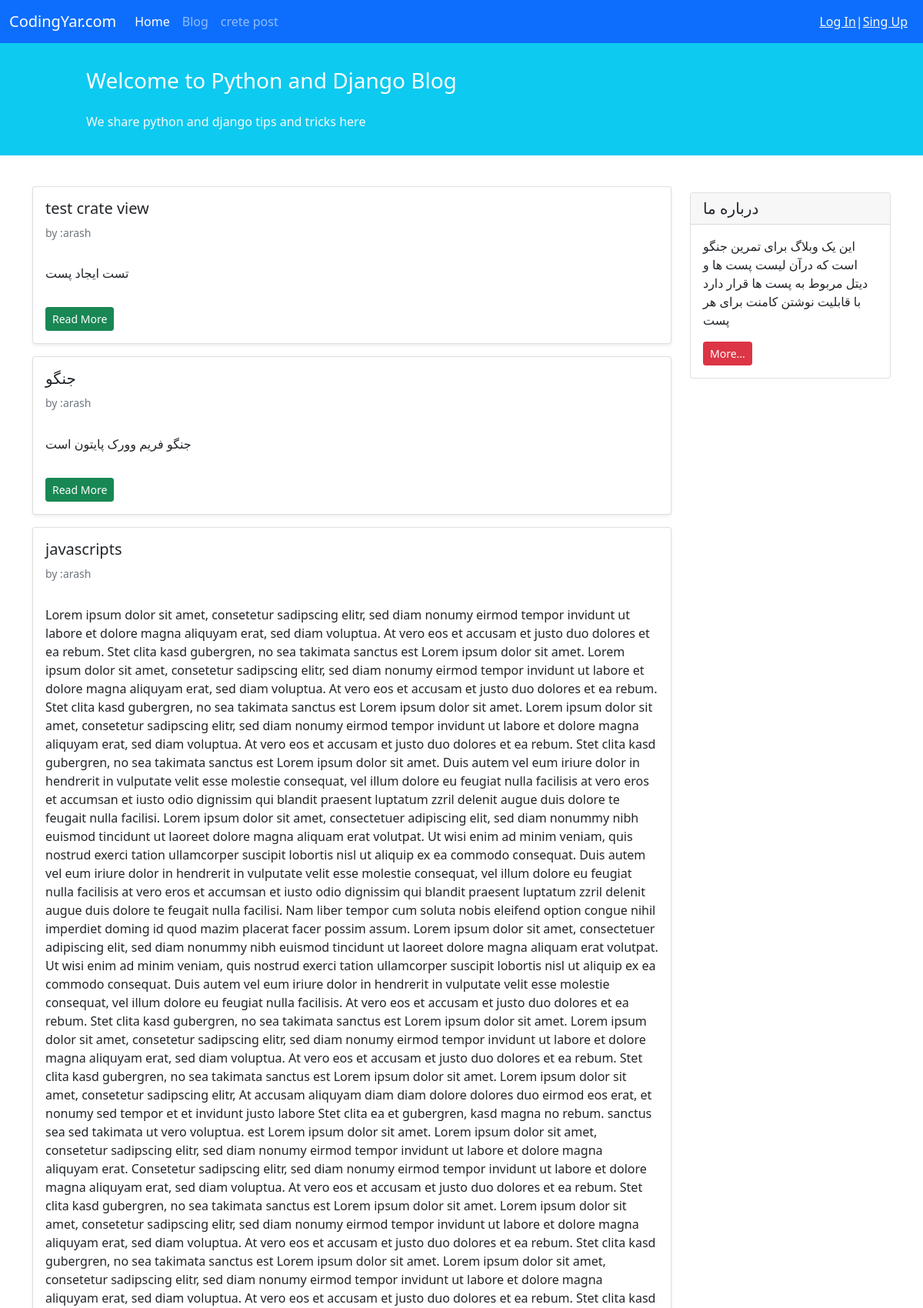
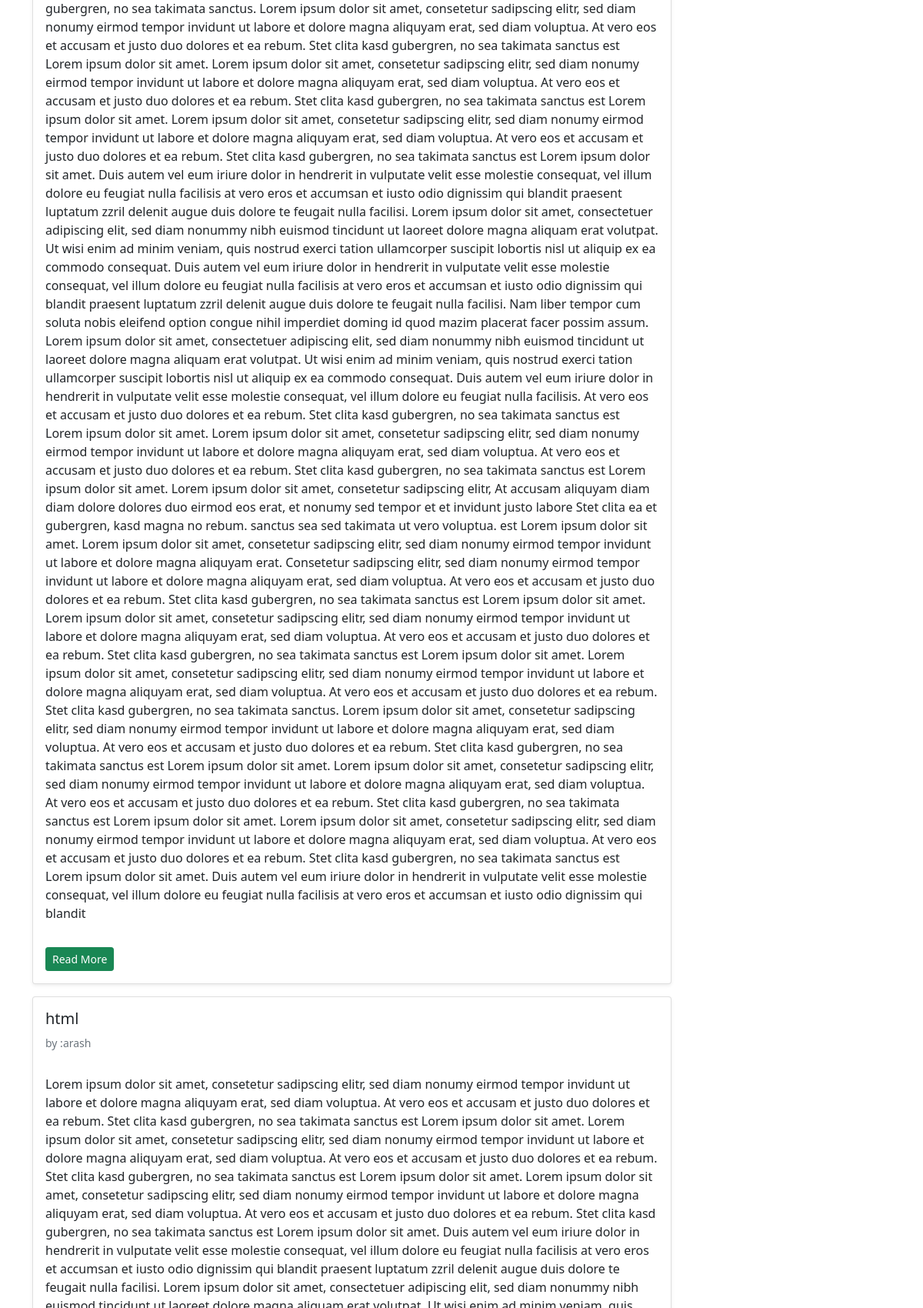
Screenshot of /blog/ (upper part) with the database file from the repository (2 pictures, top to bottom).
### blog/models.py (models this page shows, shortened)
class Post (models.Model):
    STATUS_CHOICE = (
        ('pub', 'published'),
        ('drf', 'draft'),
    )
    title = models.CharField(max_length=100)
    text = models.TextField()
    date_time_create = models.TimeField(auto_now_add=True)
    date_time_modified = models.TimeField(auto_now=True)
    status = models.CharField(choices=STATUS_CHOICE, max_length=3)
    author = models.ForeignKey('auth.User', on_delete=models.CASCADE)

### blog/views.py (the view)
# urls.py: path('', views.PostListViews.as_view(), name='post_list'),
class PostListViews(generic.ListView):
    template_name = 'blog/post_list.html'
    context_object_name = 'post_list'
    def get_queryset(self):
        return Post.objects.filter(status='pub').order_by('-date_time_modified')

### blog/templates/blog/post_list.html (shortened to what this page needs)
{% extends '_base.html' %}
{% block content %}
        <div class="container mt-4">
            <div class="row">
                <div class="col-9">
                    {% for post in post_list %}
                    <div class="card shadow-sm my-3">
                        <div class="card-body">
                            <h5 class="card-title">{{ post.title }}</h5>
                            <h6 class="card-subtitle mb-2 text-muted small py-2">by :{{ post.author }} </h6>
                            <p class="card-text py-3" >
                               {{ post.text }}
                            </p>
                            <a href="{% url 'post_detail' post.id %}" class="btn btn-sm btn-success">Read More</a>
                        </div>
                    </div>
                    {% endfor %}
                </div>
                <div class="col-3">
                    <div class="card my-4">
                        <h5 class="card-header">درباره ما</h5>
                        <div class="card-body">
                            <p class="card-text">  این یک وبلاگ برای تمرین جنگو است که درآن لیست پست ها و دیتل مربوط به پست ها قرار دارد با قابلیت نوشتن کامنت برای هر پست </p>
                            <a href="#"
                               class="btn btn-sm btn-danger">
                                More...
                            </a>
                        </div>
                    </div>
                </div>
            </div>
        </div>
{% endblock content %}

### templates/_base.html (shortened to what this page needs)
<!doctype html>
<html lang="en">
<head>
    <link href="https://cdn.jsdelivr.net/npm/bootstrap@5.1.3/dist/css/bootstrap.min.css" rel="stylesheet"
>
</head>
<body>
<nav class="navbar navbar-expand-lg navbar-dark bg-primary">
    <div class="container-fluid">
        <a class="navbar-brand" href="#">CodingYar.com</a>
        <div class="collapse navbar-collapse" id="navbarNavAltMarkup">
            <div class="navbar-nav">
                <a class="nav-link active" aria-current="page" href="#">Home</a>
                <a class="nav-link" href="{% url 'post_list' %}">Blog</a>
                <a class="nav-link" href="{% url 'post_create' %}">crete post</a>
            </div>
        </div>
        <div class="mx-2 text-white">
            {% if user.is_authenticated %}
                welcome {{ user.username }}|<a  class="text-light" href="{% url 'logout' %}">Log Out</a>
            {% else %}
            <a class="text-light" href="{% url 'login' %}">Log In</a>|<a class="text-light" href="{% url 'singup' %}">Sing Up</a>
            {% endif %}
        </div>
    </div>
</nav>
<div class="container-fluid bg-info">
    <div class="row py-3">
        <div class="col-md-8 col-md-10 mx-auto">
            <h3 class="my-4 mt-3 text-white">Welcome to Python and Django Blog</h3>
            <p class="text-light">We share python and django tips and tricks here</p>
        </div>
    </div>
</div>
{% block content %}{% endblock content %}
</body>
</html>

### rows the page displays
Post: title "test crate view", author "arash", text "تست ایجاد پست"
Post: title "جنگو", author "arash", text "جنگو فریم وورک پایتون است"
Post: title "javascripts", author "arash", text "Lorem ipsum dolor sit amet, consetetur sadipscing elitr, sed diam nonumy eirmod tempor invidunt ut labore et dolore magna aliquyam erat, sed diam voluptua. At vero eos et accusam et justo duo dolores et ea rebum. Stet clita kasd gubergren, no sea takimata sanctus est Lorem ipsum dolor sit amet. Lorem ipsum dolor sit amet, consetetur sadipscing elitr, sed diam nonumy eirmod tempor invidunt ut labore et dolore magna aliquyam erat, sed diam voluptua. At vero eos et accusam et justo duo dolores et ea rebum. Stet clita kasd gubergren, no sea takimata sanctus est Lorem ipsum dolor sit amet. Lorem ipsum dolor sit amet, consetetur sadipscing elitr, sed diam nonumy eirmod tempor invidunt ut labore…"
Post: title "html", author "arash"
